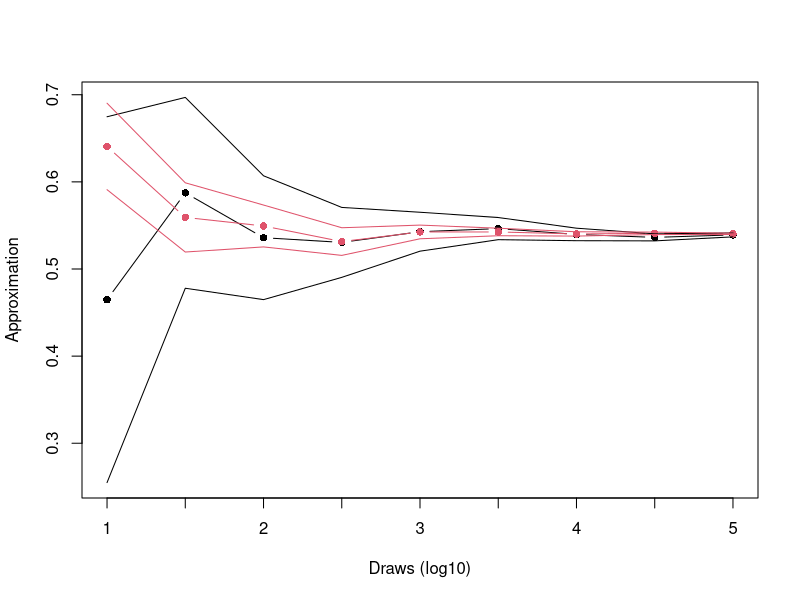

Reproduce this figure in R.
set.seed(1255)
n    = 1000
mu   = 0
sig2 = 1
nu   = 5
ns  = trunc(10^(seq(1,5,by=0.5)))
I1s  = NULL
I2s  = NULL
sd1s = NULL
sd2s = NULL
for (n in ns){
  y    = rgamma(n,nu/2,nu/2)
  x    = rnorm(n,mu,sqrt(sig2/y))
  I1   = mean(exp(-x^2))
  I2   = mean(1/sqrt(2*sig2/y+1))
  sd1  = sqrt(var(exp(-x^2))/n)
  sd2  = sqrt(var(1/sqrt(2*sig2/y+1))/n)
  I1s  = c(I1s,I1)
  I2s  = c(I2s,I2)
  sd1s = c(sd1s,sd1)
  sd2s = c(sd2s,sd2)
}
L1=I1s-2*sd1s
U1=I1s+2*sd1s
L2=I2s-2*sd2s
U2=I2s+2*sd2s

pdf(file="raoblackwell.pdf",width=6,height=6)
plot(I1s,xlab="Draws (log10)",ylab="Approximation",
     ylim=range(L1,L2,U1,U2),type="b",pch=16,axes=FALSE)
axis(2);box();axis(1,at=1:length(ns),label=log10(ns))
lines(I2s,col=2,pch=16,type="b")
lines(I1s-2*sd1s,col=1)
lines(I1s+2*sd1s,col=1)
lines(I2s-2*sd2s,col=2)
lines(I2s+2*sd2s,col=2)
dev.off()



